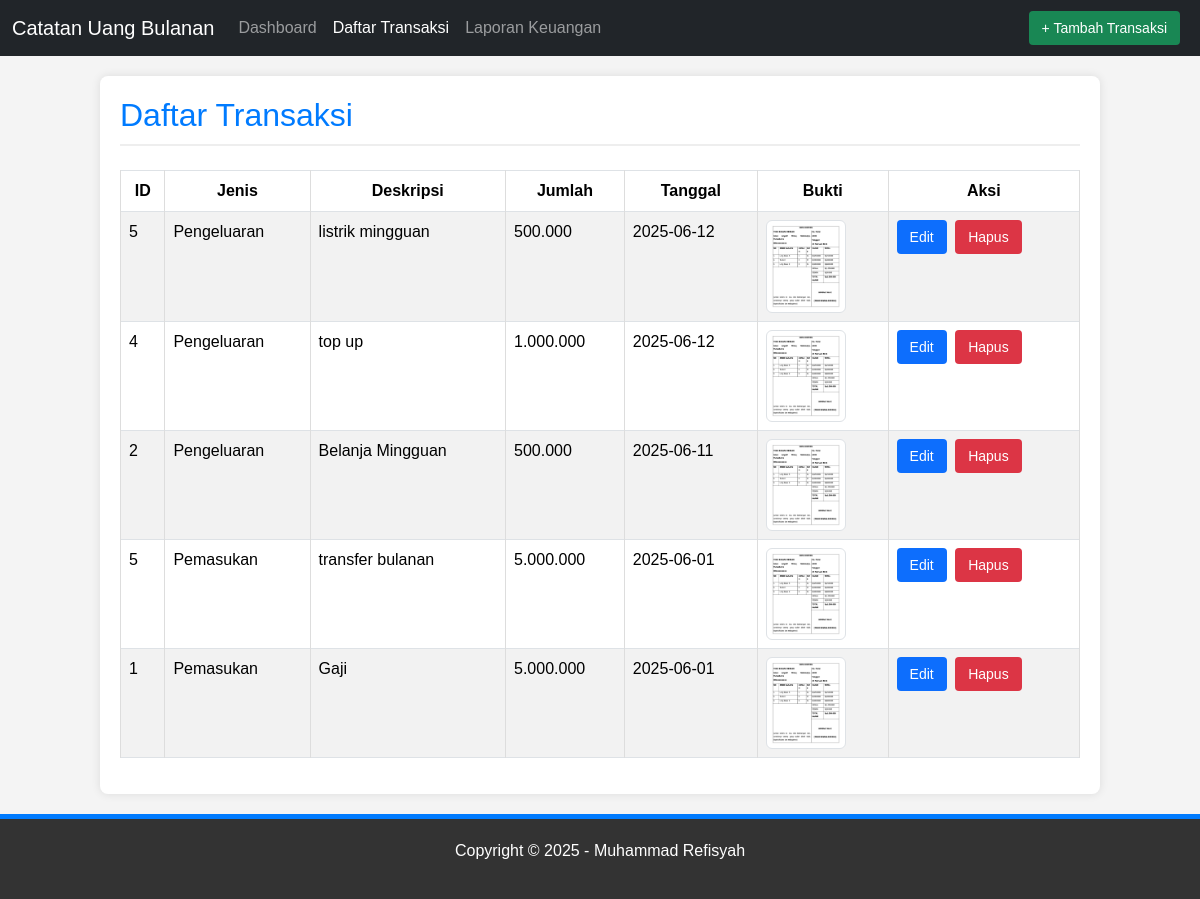
The page / on the database its author committed.
### tables this page shows
CREATE TABLE `pengeluaran` (
  `id` int NOT NULL AUTO_INCREMENT,
  `deskripsi` varchar(255) NOT NULL,
  `jumlah` int NOT NULL,
  `tanggal` date NOT NULL,
  `bukti` varchar(255) DEFAULT NULL,
  `created_at` timestamp NULL DEFAULT CURRENT_TIMESTAMP,
  `updated_at` timestamp NULL DEFAULT CURRENT_TIMESTAMP ON UPDATE CURRENT_TIMESTAMP,
  PRIMARY KEY (`id`)
);

CREATE TABLE `pemasukan` (
  `id` int NOT NULL AUTO_INCREMENT,
  `deskripsi` varchar(255) NOT NULL,
  `jumlah` int NOT NULL,
  `tanggal` date NOT NULL,
  `bukti` varchar(255) DEFAULT NULL,
  `created_at` timestamp NULL DEFAULT CURRENT_TIMESTAMP,
  `updated_at` timestamp NULL DEFAULT CURRENT_TIMESTAMP ON UPDATE CURRENT_TIMESTAMP,
  PRIMARY KEY (`id`)
);

### index.php (the view, shortened to what this page needs)
<?php
include 'config.php';
$page = isset($_GET['page']) ? $_GET['page'] : 'daftar';
?>
<!DOCTYPE html>
<html lang="id">
<head>
    <link href="https://cdn.jsdelivr.net/npm/bootstrap@5.3.3/dist/css/bootstrap.min.css" rel="stylesheet">
    <link rel="stylesheet" href="style.css">
</head>
<body>
    <div class="wrapper">
        <nav class="navbar navbar-expand-lg navbar-dark bg-dark"> <div class="container-fluid">
                <a class="navbar-brand" href="index.php?page=dashboard">Catatan Uang Bulanan</a>
                <div class="collapse navbar-collapse" id="navbarNavAltMarkup">
                    <div class="navbar-nav me-auto"> <a class="nav-link <?= ($page == 'dashboard' ? 'active' : '') ?>" aria-current="page" href="index.php?page=dashboard">Dashboard</a>
                        <a class="nav-link <?= ($page == 'daftar' || $page == 'tambah' || $page == 'edit' ? 'active' : '') ?>" href="index.php?page=daftar">Daftar Transaksi</a>
                        <a class="nav-link <?= ($page == 'laporan' ? 'active' : '') ?>" href="index.php?page=laporan">Laporan Keuangan</a>
                    </div>
                    <div class="navbar-nav"> <a class="btn btn-success me-2" href="index.php?page=tambah">+ Tambah Transaksi</a> </div>
                </div>
            </div>
        </nav>
        <div class="container">
            <?php
            switch ($page) {
                    ?>
                    <?php
                case 'daftar':
                    $data_pemasukan = [];
                    $sql_pemasukan = "SELECT id, 'pemasukan' as tipe_transaksi, deskripsi, jumlah, tanggal, bukti FROM pemasukan";
                    $result_pemasukan = $conn->query($sql_pemasukan);
                    if ($result_pemasukan->num_rows > 0) {
                        while($row = $result_pemasukan->fetch_assoc()) {
                            $data_pemasukan[] = $row;
                        }
                    }
                    $data_pengeluaran = [];
                    $sql_pengeluaran = "SELECT id, 'pengeluaran' as tipe_transaksi, deskripsi, jumlah, tanggal, bukti FROM pengeluaran";
                    $result_pengeluaran = $conn->query($sql_pengeluaran);
                    if ($result_pengeluaran->num_rows > 0) {
                        while($row = $result_pengeluaran->fetch_assoc()) {
                            $data_pengeluaran[] = $row;
                        }
                    }
                    $all_transactions = array_merge($data_pemasukan, $data_pengeluaran);
                    usort($all_transactions, function($a, $b) {
                        $tanggal_a = strtotime($a['tanggal']);
                        $tanggal_b = strtotime($b['tanggal']);
                        if ($tanggal_a == $tanggal_b) {
                            return $b['id'] - $a['id'];
                        }
                        return $tanggal_b - $tanggal_a;
                    });
                    ?>
                    <h2 class="mb-4">Daftar Transaksi</h2>
                    <div class="table-responsive">
                        <table class="table table-bordered table-striped">
                            <thead>
                                <tr>
                                    <th>ID</th>
                                    <th>Jenis</th>
                                    <th>Deskripsi</th>
                                    <th>Jumlah</th>
                                    <th>Tanggal</th>
                                    <th>Bukti</th>
                                    <th>Aksi</th>
                                </tr>
                            </thead>
                            <tbody>
                                <?php if (!empty($all_transactions)): ?>
                                    <?php foreach($all_transactions as $row): ?>
                                        <tr>
                                            <td><?= $row['id'] ?></td>
                                            <td><?= ucfirst($row['tipe_transaksi']) ?></td>
                                            <td><?= $row['deskripsi'] ?></td>
                                            <td><?= number_format($row['jumlah'], 0, ',', '.') ?></td>
                                            <td><?= $row['tanggal'] ?></td>
                                            <td>
                                                <?php if (!empty($row['bukti'])): ?>
                                                    <img src="uploads/bukti/<?= $row['bukti'] ?>" alt="Bukti" width="80" class="img-thumbnail">
                                                <?php else: ?>
                                                    <span class="text-muted">Tidak ada</span>
                                                <?php endif; ?>
                                            </td>
                                            <td>
                                                <a href="index.php?page=edit&id=<?= $row['id'] ?>&jenis=<?= $row['tipe_transaksi'] ?>" class="btn btn-primary btn-sm me-1">Edit</a>
                                                <a href="index.php?action=hapus&id=<?= $row['id'] ?>&jenis=<?= $row['tipe_transaksi'] ?>" class="btn btn-danger btn-sm" onclick="return confirm('Yakin ingin menghapus?')">Hapus</a>
                                            </td>
                                        </tr>
                                    <?php endforeach; ?>
                                <?php else: ?>
                                    <tr><td colspan="7" class="text-center">Belum ada data transaksi.</td></tr>
                                <?php endif; ?>
                            </tbody>
                        </table>
                    </div>
                    <?php
                    break;
                    ?>
                    <?php
            }
            ?>
        </div> </div> <div class="footer">
        <p>Copyright &copy; 2025 - Muhammad Refisyah</p>
    </div>
</body>
</html>

### style.css (style rules this page uses)
html, body { height: 100%; margin: 0; padding: 0; }
body { display: flex; flex-direction: column; background-color: #f4f4f4; color: #333; font-family: Arial, sans-serif; }
.wrapper { flex: 1; display: flex; flex-direction: column; }
.container { max-width: 1000px; margin: 20px auto; background-color: #fff; padding: 20px; box-shadow: 0 0 10px rgba(0, 0, 0, 0.1); border-radius: 8px; flex-grow: 1; }
h2 { color: #007bff; border-bottom: 2px solid #eee; padding-bottom: 10px; margin-bottom: 20px; }
table { width: 100%; border-collapse: collapse; margin-bottom: 20px; }
table th, table td { border: 1px solid #ddd; padding: 8px; text-align: left; }
table th { background-color: #007bff; color: white; text-align: center; }
table tr:nth-child(even) { background-color: #f2f2f2; }
.btn { display: inline-block; padding: 6px 12px; margin-bottom: 0; font-size: 14px; font-weight: normal; line-height: 1.42857143; text-align: center; white-space: nowrap; vertical-align: middle; cursor: pointer; border: 1px solid transparent; border-radius: 4px; text-decoration: none; }
.footer { text-align: center; padding: 20px; margin-top: auto; background-color: #333; color: #fff; border-top: 5px solid #007bff; }

### rows shown on the page
pengeluaran: id "5", tipe_transaksi "Pengeluaran", deskripsi "listrik mingguan", jumlah "500.000", tanggal "2025-06-12", bukti (picture)
pengeluaran: id "4", tipe_transaksi "Pengeluaran", deskripsi "top up", jumlah "1.000.000", tanggal "2025-06-12", bukti (picture)
pengeluaran: id "2", tipe_transaksi "Pengeluaran", deskripsi "Belanja Mingguan", jumlah "500.000", tanggal "2025-06-11", bukti (picture)
pemasukan: id "5", tipe_transaksi "Pemasukan", deskripsi "transfer bulanan", jumlah "5.000.000", tanggal "2025-06-01", bukti (picture)
pemasukan: id "1", tipe_transaksi "Pemasukan", deskripsi "Gaji", jumlah "5.000.000", tanggal "2025-06-01", bukti (picture)
